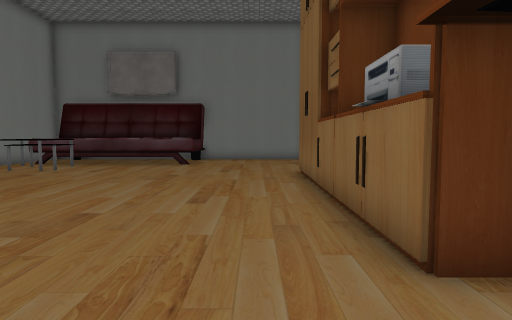
view 1 (above)

16 first-person views from a walk through a 3-D level made in the Unity game engine. The camera is 1.3 m above the floor, tilts 4° down and sees 75° across. The floor is counted in squares, 1 m on a side. Each view is taken from the middle of a square. On the plan, view 1 faces up. The plan holds only what a view shows up to about 14 squares ahead; the rest is blank. The place goes on beyond the plan. The player character is not drawn. Some surface patterns are stand-ins.

view 2
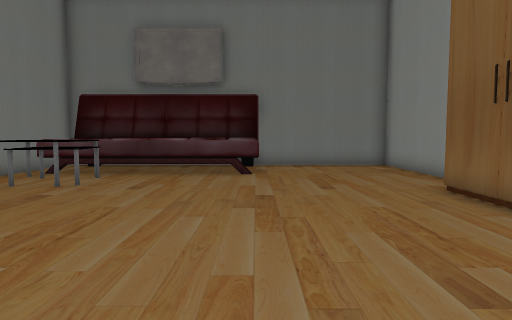

view 3
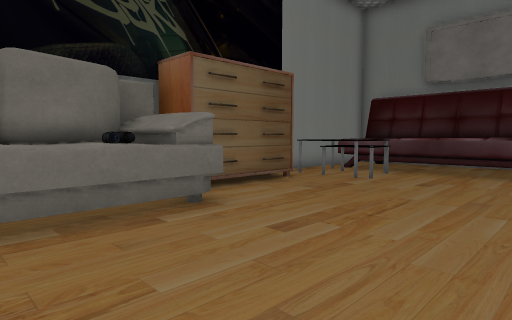

view 4
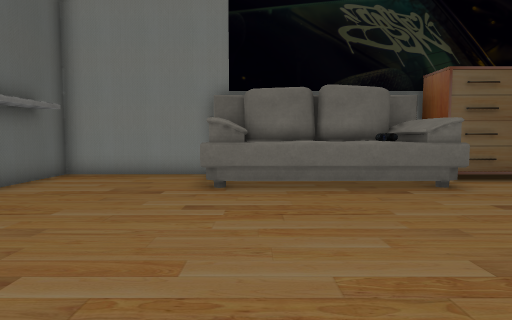

view 5
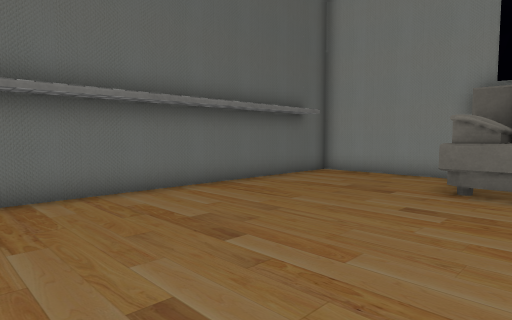

view 6
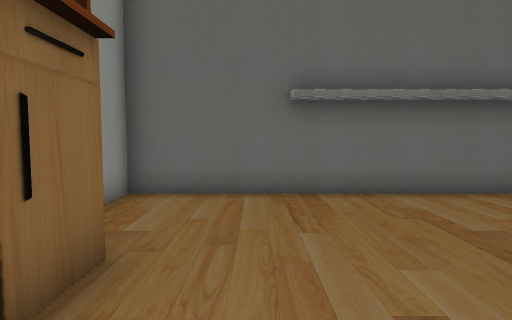

view 7
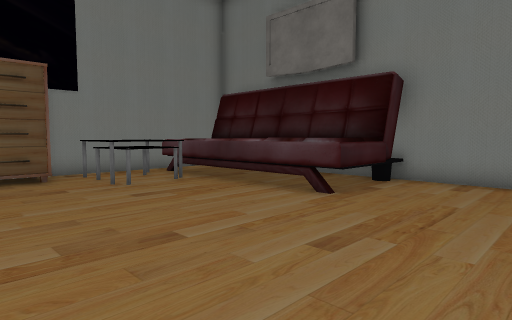

view 8
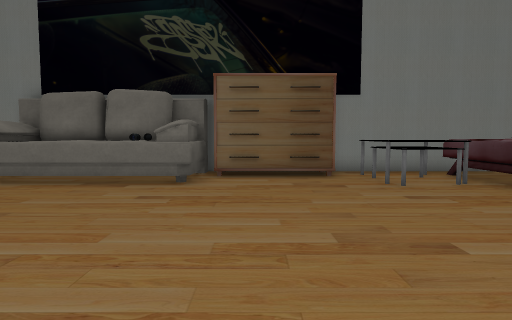

view 9
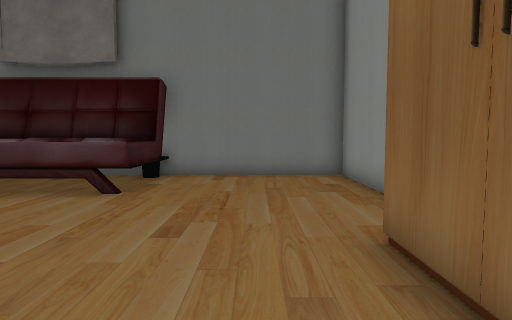

view 10
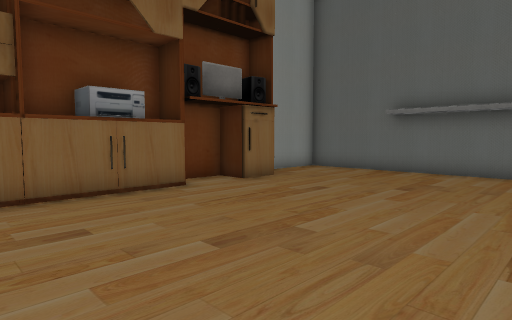

view 11
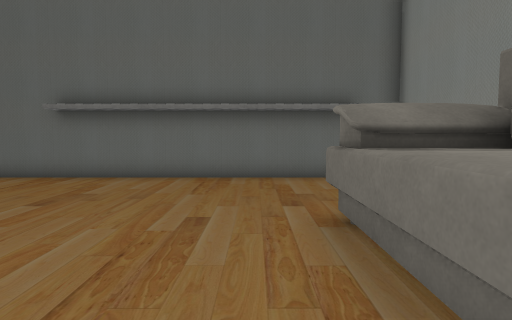

view 12
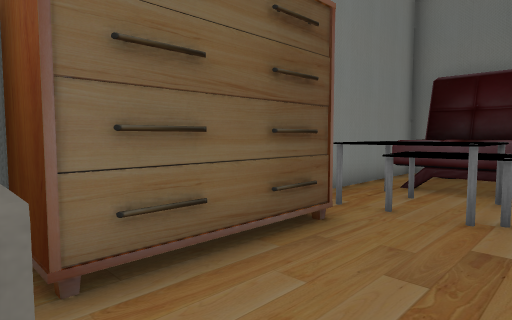

view 13
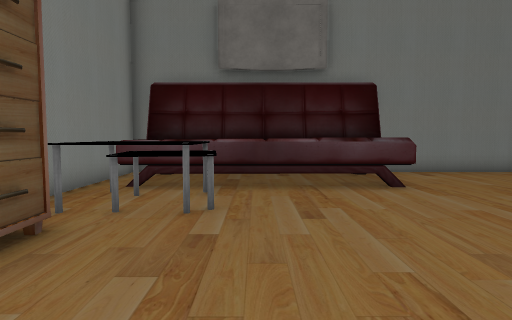

view 14
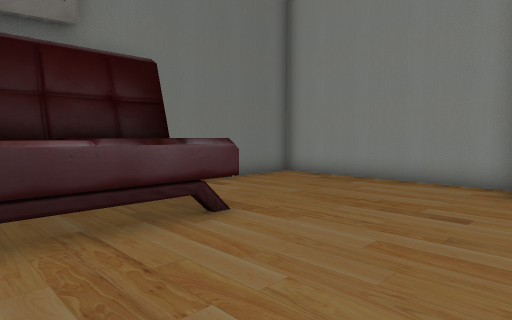

view 15
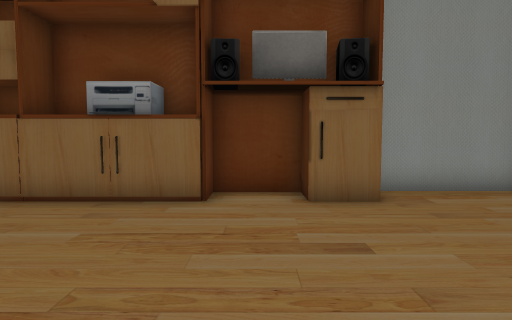

view 16
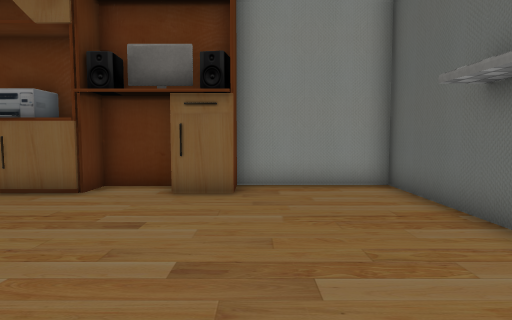

### Floor plan
Points are (right, up) in squares from view 1. A wall is a line through its corners. A room is listed if a view was taken in it or the views show most of it. See-through windows are left out.
Room 1 (views 1, 2, 3, 4, 5, 6, 7, 8, 9, 10, 11, 12, 13, 14, 15, 16)
walls: (-11.5, 7.8) (-11.5, 7.1); (2.9, 12.2) (2.9, 19.3) (-3.4, 19.3); (2.4, 0.9) (2.8, 0.9) (2.8, 3) (2.4, 3); (-11.5, 0.5) (-11.5, -4.6) (2.9, -4.6) (2.9, -0.5); (-10.9, 19.3) (-11.5, 19.3) (-11.5, 11.9)
objects: other object (-11, 1) to (-8, 7); other object (-11, 8) to (-10, 11); table (-10, 13) to (-8, 15); other object (-10, 16) to (-3, 19); other object (-9, 5); other object (-9, 6); table (-8, 13) to (-8, 14); other object (2, 0) to (2, 1); other object (2, 3); other object (2, 4) to (2, 6); other object (2, 7) to (2, 8); other object (2, 9) to (2, 12)

Positions as (right, up) in squares from view 1, and headings:
1: (0, 0), facing up
2: (-3, 4), facing up
3: (-3, 3), facing up-left
4: (0, 2), facing left
5: (0, 3), facing down-left
6: (0, 3), facing down
7: (1, 9), facing up-left
8: (1, 9), facing left
9: (0, 8), facing up
10: (-6, 8), facing down-right
11: (-7, 6), facing down
12: (-7, 7), facing up-left
13: (-7, 7), facing up
14: (-7, 11), facing up-right
15: (-5, 2), facing right
16: (-6, -1), facing right
